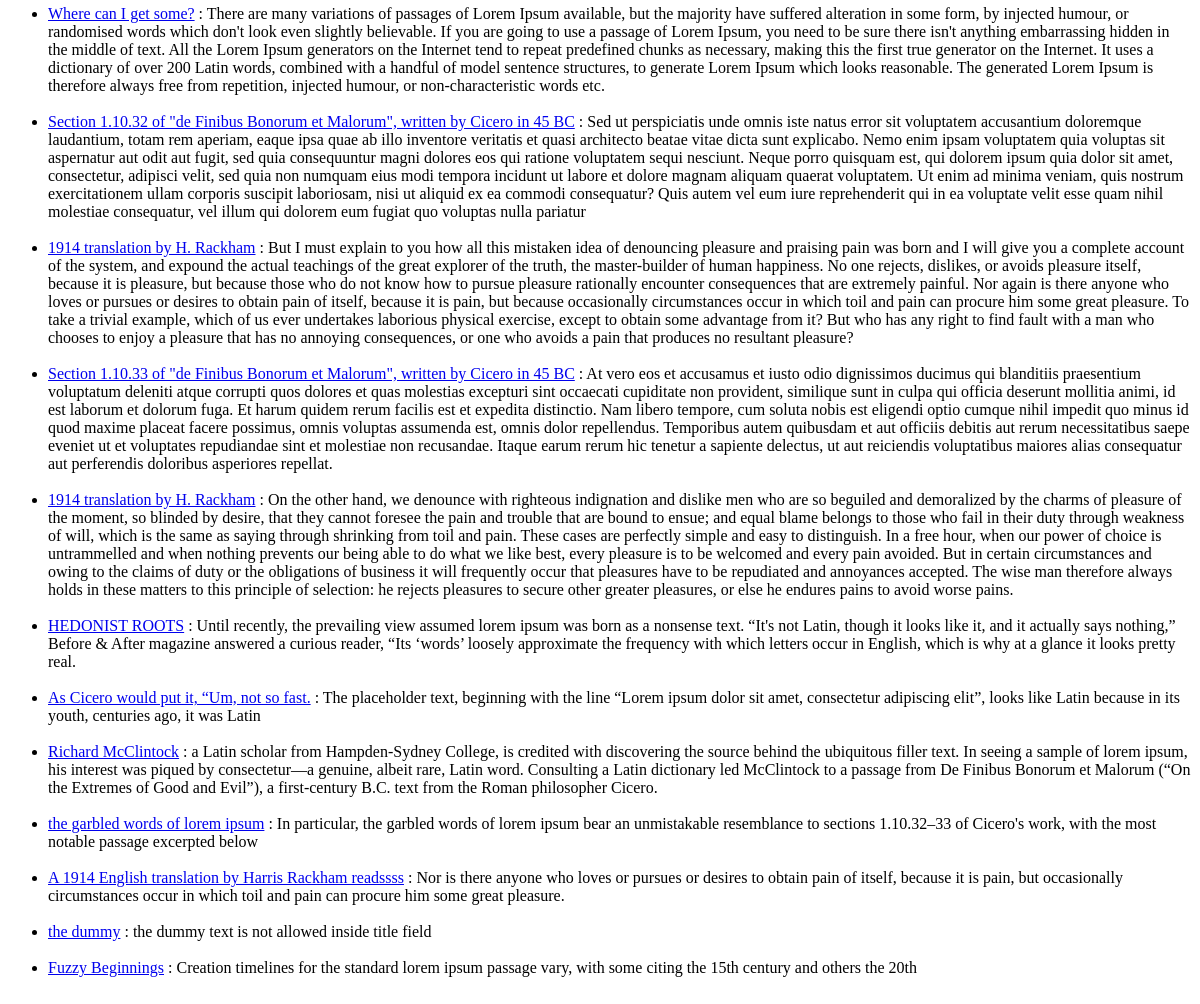
/ (lower part), run on an earlier commit of the app's database.
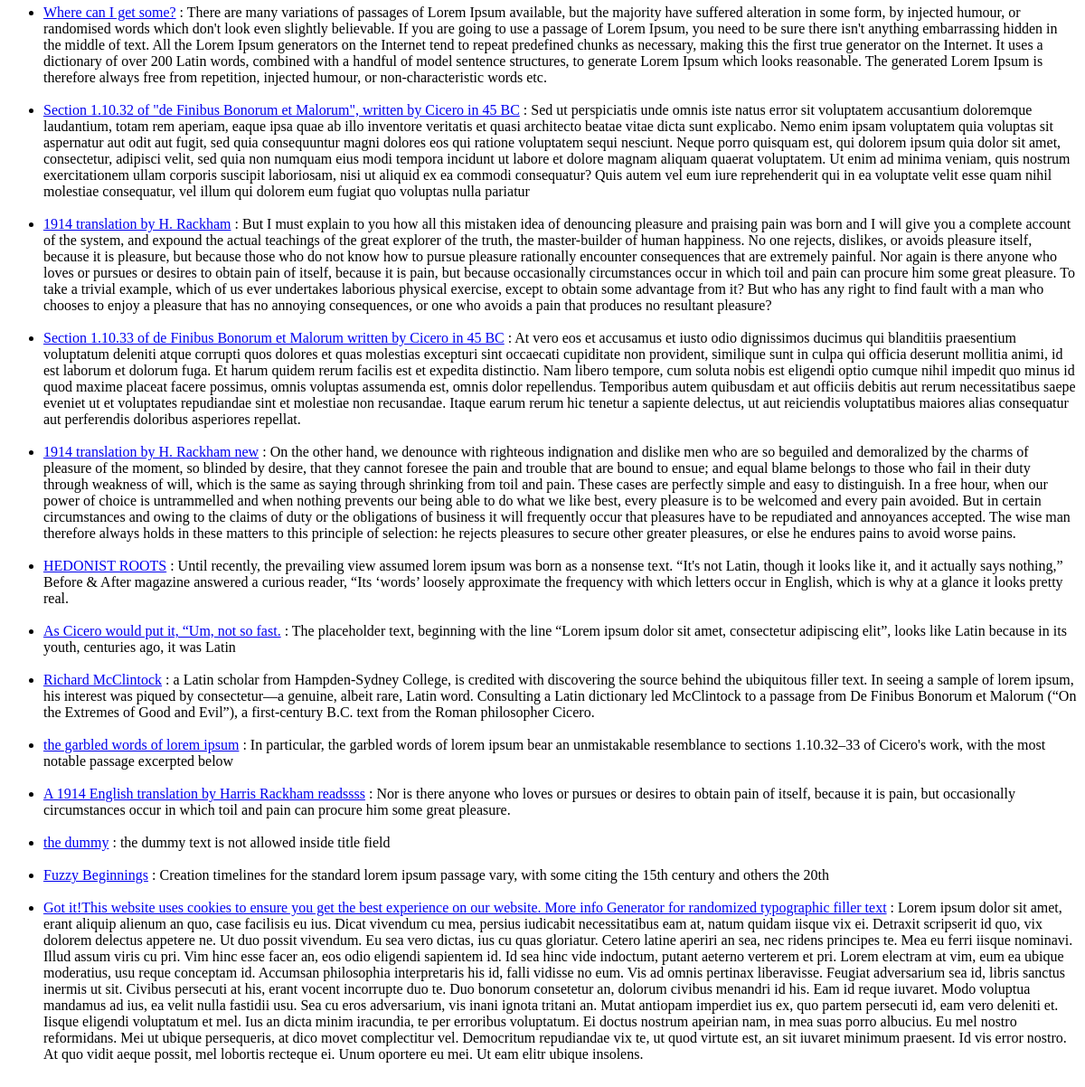
And on a later commit of the database.
### articles/models.py (models this page shows, shortened)
class Article(models.Model):
    title = models.CharField(max_length=220)
    content = models.TextField()
    slug = models.SlugField(null=True, blank=True)
    timestamp = models.DateTimeField(auto_now_add=True)
    updated = models.DateTimeField(auto_now=True)
    publish = models.DateField(null=True, blank=True, auto_now=False, auto_now_add=False)

### config/views.py (the view)
# urls.py: path('', home_view),
def home_view(request):
    random_id = random.randint(1,3)
    article_obj = Article.objects.get(id=random_id)
    article_queryset = Article.objects.all()
    context = {
        "object": article_obj,
        "object_list": article_queryset,
        "id": random_id,
        "title": article_obj.title,
        "content": article_obj.content,
    }
    HTML_STRING = render_to_string("home-view.html", context)
    return HttpResponse(HTML_STRING)

### templates/home-view.html (shortened to what this page needs)
{% extends 'base.html' %}
{% block content %}
<ul>
    {% for object in object_list %}
        {% if object.title %}
        <li><a href="/articles/{{ object.id }}/">{{ object.title }}</a> : {{ object.content }}</li><br>
        {% endif %}
    {% endfor %}
</ul>
{% endblock %}

What changed in the data, as far as the page shows it:
changed Article: title "Section 1.10.33 of \"de Finibus Bonorum et Malorum\", written by Cicero in 45 BC" → "Section 1.10.33 of de Finibus Bonorum et Malorum written by Cicero in 45 BC"
changed Article: title "1914 translation by H. Rackham" → "1914 translation by H. Rackham new"
added Article: title "Got it!This website uses cookies to ensure you get the best experience on our website. More info Generator for randomized typographic filler text", content "Lorem ipsum dolor sit amet, erant aliquip alienum an quo, case facilisis eu ius. Dicat vivendum cu mea, persius iudicabit necessitatibus eam at, natum quidam iisque vix ei. Detraxit scripserit id quo, vix dolorem delectus appetere ne. Ut duo possit vivendum. Eu sea vero dictas, ius cu quas gloriatur. Cetero latine aperiri an sea, nec ridens principes te. Mea eu ferri iisque nominavi. Illud assum viris cu pri. Vim hinc esse facer an, eos odio eligendi sapientem id. Id sea hinc vide indoctum, putant aeterno verterem et pri. Lorem electram at vim, eum ea ubique moderatius, usu reque conceptam id. Accumsan philosophia interpretaris his id, falli vidisse no eum. Vis ad omnis pertinax…"
